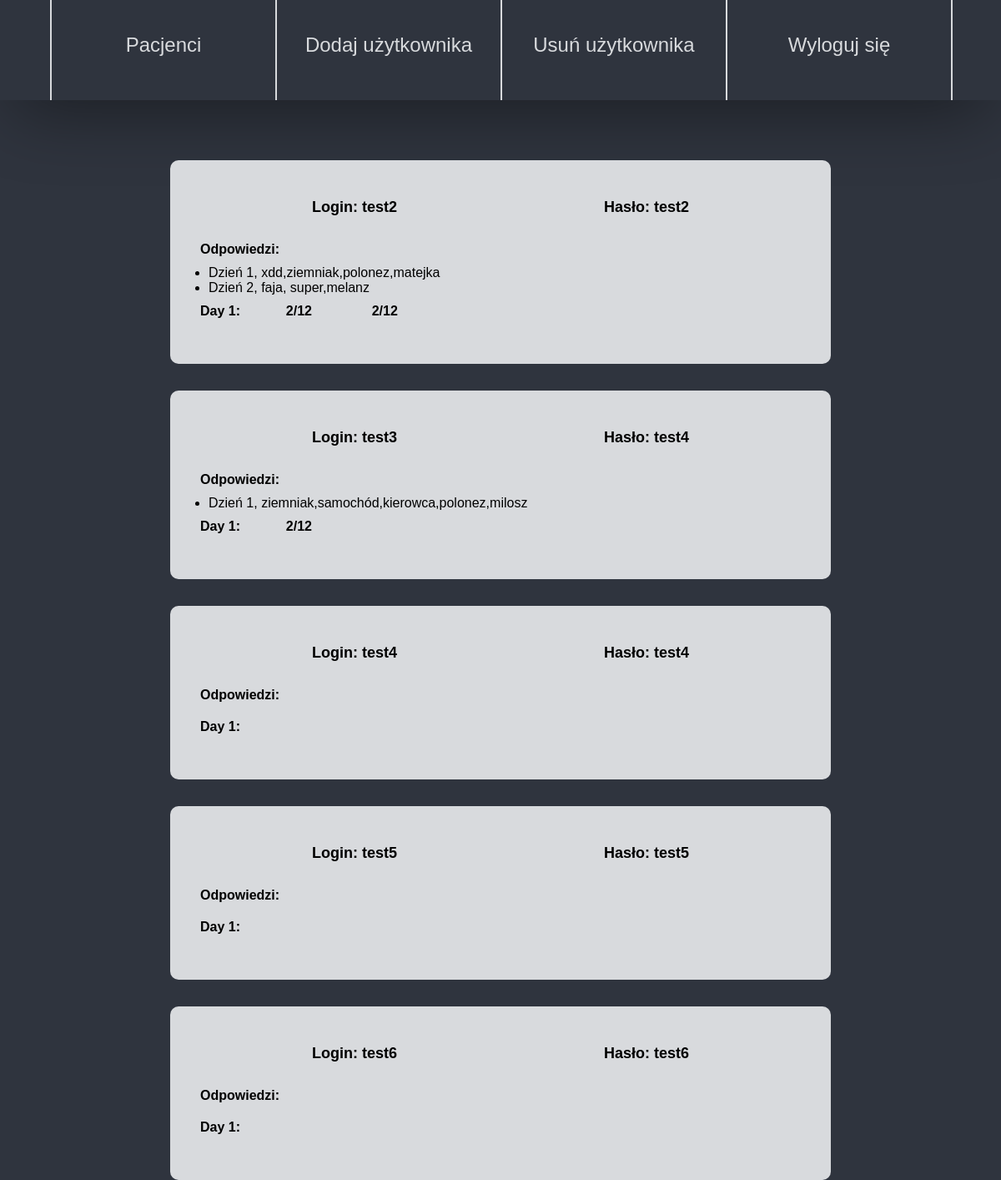
/users, run on an earlier commit of the app's database.
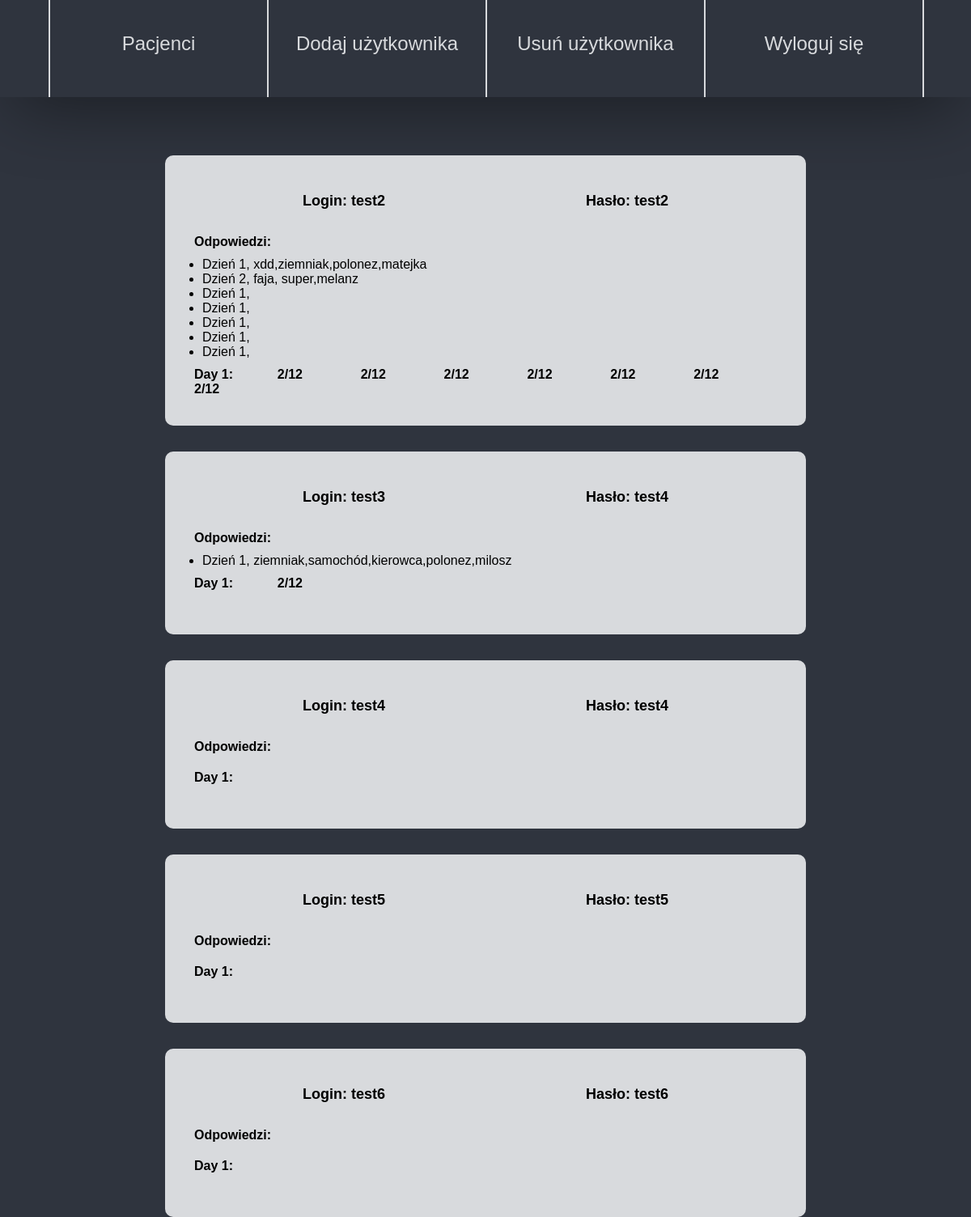
And on a later commit of the database.
### neuro/modules.py (models this page shows, shortened)
class User(db.Model,UserMixin):
    id = db.Column(db.Integer, primary_key=True)
    username = db.Column(db.String(20), unique=True, nullable=False)
    password = db.Column(db.String(60), nullable=False)
    answers = db.relationship('Answer', backref='author', lazy=True)

class Answer(db.Model):
    id = db.Column(db.Integer, primary_key=True)
    date_posted = db.Column(db.DateTime, nullable=True, default=datetime.utcnow)
    day1 = db.Column(db.Text, nullable=True)
    user_id = db.Column(db.Integer, db.ForeignKey('user.id'), nullable=True)

### neuro/routes.py (the view)
@app.route('/users',methods =["GET"])
def users():
    users = User.query.all()
    for user in users:
        x = user.answers
        for answer in x:
            useranswer=(answer.day1)
            answer_arry=useranswer.split(",")
            if (answer_arry[0]=="Dzień 1"):
                correctDay1 = [" xdd","ziemniak","polonez","gitara","samochód","melanz"]
                a = set(answer_arry)
                b = set(correctDay1)
                result1=len(a&b)
            elif (answer_arry[0]=="Dzień 2"):
                a = set(answer_arry)
                b = set(correctDay1)
                result2 = len(a&b)
    return render_template('users.html',users=users,result1=result1)

### neuro/templates/users.html (shortened to what this page needs)
{% extends "admin.html" %}
{% block content %}
{% for user in users %}
<div class="contentUsers">
    <div class="Userbox">
    <div id="login">Login: {{user.username}}</div>
    <div class="passwordUser"> Hasło: {{user.password}}</div>
    </div>
    <div class="AnswersDays">Odpowiedzi:
    <div class="answers">
        <ul>
        {% for answer in user.answers %}
            <li id="answer">{{ answer.day1}} </li>
        {% endfor %}
        </ul> </div> </div>
        <div class="correct">
        <div class="daynumbers">Day 1:</div>
        {% for answer in user.answers %}
        <div class="points">{{ result1 }}/12</div>
        {%endfor%}
    </div>
</div>
{% endfor %}
{% endblock content %}

### neuro/templates/admin.html (shortened to what this page needs)
<!DOCTYPE html>
<html>
<head>
    <link rel="stylesheet" href="{{ url_for('static', filename='admin.css') }}">
</head>
<body>
      <div id="menuwrapper">
        <div id="container">
          <a href="/users" class='elements'>Pacjenci</a>
          <a href="/add" class='elements'>Dodaj użytkownika</a>
          <a href="/delete" class='elements'>Usuń użytkownika</a>
          <a href="/login" class='elements'>Wyloguj się</a>
        </div>
        </div>
   {% block content %}{% endblock %}
</body>
</html>

### neuro/static/admin.css (style rules this page uses)
* { padding:0; margin: 0; }
body { background-color: #2F343E; font-family: Arial; }
#menuwrapper { width:100%; height:15vh; -webkit-box-shadow: 0px 24px 87px -17px rgba(0,0,0,0.48); -moz-box-shadow: 0px 24px 87px -17px rgba(0,0,0,0.48); box-shadow: 0px 24px 87px -17px rgba(0,0,0,0.48); }
#container { width:90%; height:15vh; display:grid; margin-left: 5%; margin-right: 5%; grid-template-columns: 1fr 1fr 1fr 1fr; grid-template-rows: 1fr; }
.elements { font-size: 2vw; padding-top: 5vh; text-align: center; border-left:solid 2px #d8dadd; text-decoration: none; color: #d8dadd; display: grid; position: relative; }
#container:last-child { border-right:solid 2px #d8dadd; }
.elements::before, .elements::after { content: ""; border-top: solid 1px transparent; box-sizing: border-box; position: absolute; height: 0; width: 0; }
.elements::before { top: 3vh; left: 2.2vw; }
.elements::after { bottom: 3vh; left: 2.2vw; }
.contentUsers { grid-template-rows: auto; max-width: 60%; padding: 3vw; margin: 4vh auto; transform: translate(0, 5vh); background-color: #d8dadd; border-radius: 10px; }
.Userbox { display: grid; grid-template-rows: 1fr 1fr; grid-template-columns: 1fr 1fr; font-size: 1.5vw; font-weight: 700; text-align: center; padding: 10px; }
.AnswersDays { display: grid; grid-template-columns: 1fr; grid-template-rows: auto; font-weight: 700; }
.answers { font-weight: 300 !important; padding: 10px; }
.correct { display: grid; grid-template-columns: 1fr 1fr 1fr 1fr 1fr 1fr 1fr ; grid-template-rows: 1fr 1fr; font-weight: 700; }
.daynumbers { grid-row: 1/span 1; }

What changed in the data, as far as the page shows it:
added Answer: day1 "Dzień 1,", result1 "2", shown under User "test2"
added Answer: day1 "Dzień 1,", result1 "2", shown under User "test2"
added Answer: day1 "Dzień 1,", result1 "2", shown under User "test2"
added Answer: day1 "Dzień 1,", result1 "2", shown under User "test2"
added Answer: day1 "Dzień 1,", result1 "2", shown under User "test2"
